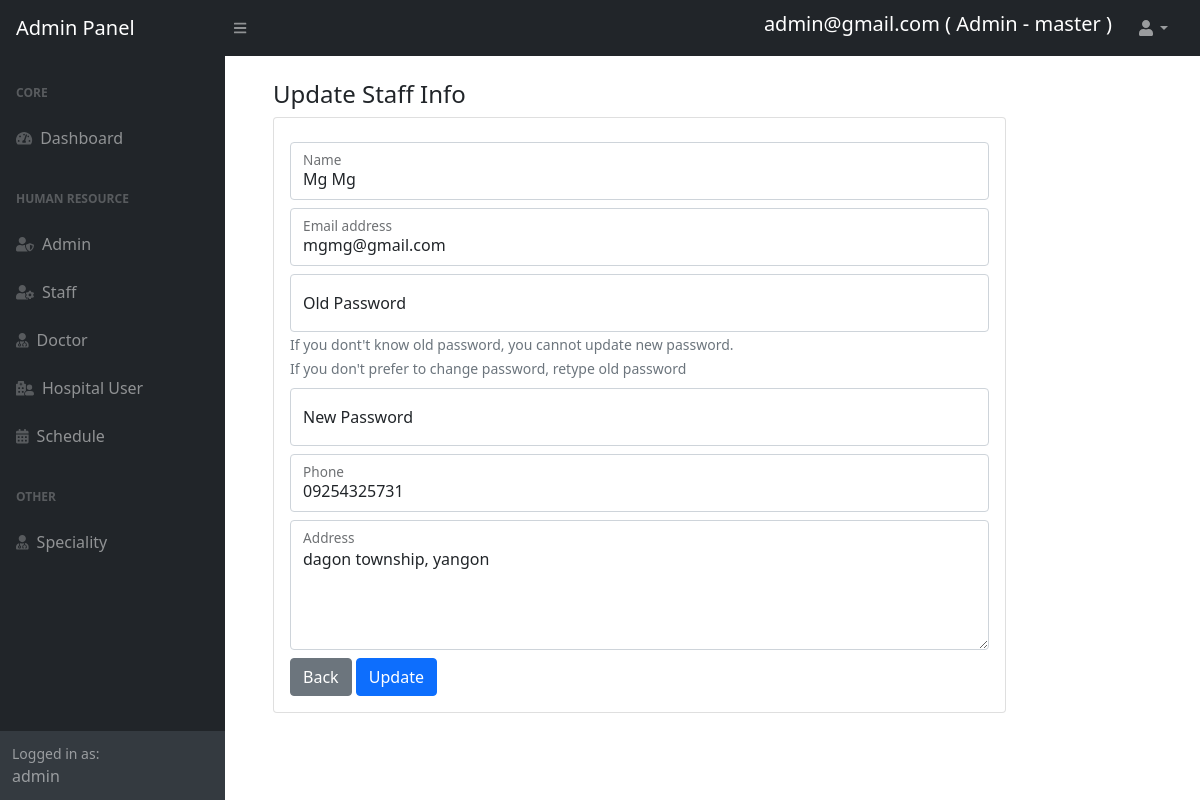
/admin/updatestaff.php?staffIdToUpdate=1 (signed in), run on the app's committed database.
### tables this page shows
CREATE TABLE `staff` (
  `staffId` int NOT NULL,
  `staffName` varchar(30) NOT NULL,
  `staffEmail` varchar(50) NOT NULL,
  `staffPassword` text NOT NULL,
  `staffPhone` varchar(15) DEFAULT NULL,
  `staffAddress` text,
  `reqStatus` tinyint(1) DEFAULT NULL
);

### admin/updatestaff.php (the view, shortened to what this page needs)
<?php
include("header.php");
include("../connect.php");
if (isset($_REQUEST['staffIdToUpdate'])) {
    $staffIdToUpdate = $_REQUEST['staffIdToUpdate'];
    $selectstaff = "SELECT * from staff where staffId=$staffIdToUpdate";
    $runselectstaff = $connection->query($selectstaff);
    $dataofstaff = $runselectstaff->fetch_array(MYSQLI_ASSOC);
    $name = $dataofstaff['staffName'];
    $email = $dataofstaff['staffEmail'];
    $phone = $dataofstaff['staffPhone'];
    $address = $dataofstaff['staffAddress'];
} else {
    echo "<script>alert('Invalid Staff ID')</script>";
    echo "<script>location='stafflist.php'</script>";
}
?>
<div id="layoutSidenav_content">
    <main>
        <div class="container-fluid px-5">
            <h4 class="mt-4">Update Staff Info</h4>
            <div class="card mb-4 col-sm-10">
                <div class="card-body">
                    <form method="post" class="mt-2" enctype="multipart/form-data">
                        <div class="form-floating mb-2">
                            <input class="form-control" id="inputName" type="text" name="tfStaffName" value="<?php echo $name; ?>" placeholder="Name" autocomplete="off" required />
                            <label for="inputName">Name</label>
                        </div>
                        <div class="form-floating mb-2">
                            <input class="form-control" id="inputEmail" type="email" name="tfStaffEmail" value="<?php echo $email; ?>" placeholder="Email" autocomplete="off" required />
                            <label for="inputEmail">Email address</label>
                        </div>
                        <div class="form-floating mb-2">
                            <input class="form-control" id="inputPassword" type="password" name="tfStaffPass" placeholder="Password" required />
                            <label for="inputPassword">Old Password</label>
                            <span class="form-text">If you dont't know old password, you cannot update new password.<br>If you don't prefer to change password, retype old password</span>
                        </div>
                        <div class="form-floating mb-2">
                            <input class="form-control" id="inputPassword" type="password" name="tfStaffCPass" placeholder="Confirm Password" required />
                            <label for="inputPassword">New Password</label>
                        </div>
                        <div class="form-floating mb-2">
                            <input class="form-control" id="inputPhone" type="number" name="tfStaffPhone" value="<?php echo $phone; ?>" placeholder="Phone" autocomplete="off" required />
                            <label for="inputPhone">Phone</label>
                        </div>
                        <div class="form-floating mb-2">
                            <textarea class="form-control" placeholder="Address" id="inputAddress" name="tfStaffAddress" style="height: 130px"><?php echo $address; ?></textarea>
                            <label for="inputAddress">Address</label>
                        </div>
                        <div class="form-group">
                            <a href="stafflist.php" class="btn btn-secondary">Back</a>
                            <button type="submit" name="btnUpdate" class="btn btn-primary">Update</button>
                        </div>
                    </form>
                </div>
            </div>
        </div>
    </main>
</div>
<?php
include("footer.php");
?>

### admin/header.php (shortened to what this page needs)
<?php
include('../connect.php');
if (isset($_SESSION['loginid'])) {
    $loginid = $_SESSION['loginid'];
    $logintype = $_SESSION['logintype'];
    if ($logintype == "admin") {
        $selectadmin = "SELECT * from admin where adminId=$loginid";
        $runselectadmin = $connection->query($selectadmin);
        $dataofadmin = $runselectadmin->fetch_array();
        $adminemail = $dataofadmin['adminEmail'];
        $admintype = $dataofadmin['adminType'];
    } else if ($logintype == "staff") {
        $selectstaff = "SELECT * from staff where staffId=$loginid";
        $runselectstaff = $connection->query($selectstaff);
        $dataofstaff = $runselectstaff->fetch_array();
        $staffemail = $dataofstaff['staffEmail'];
    } else if ($logintype == "doctor") {
        $selectdoctor = "SELECT * from doctor where doctorId=$loginid";
        $runselectdoctor = $connection->query($selectdoctor);
        $dataofdoctor = $runselectdoctor->fetch_array();
        $doctoremail = $dataofdoctor['doctorEmail'];
    } else {
    }
} else {
    echo "<script>alert('Access denied')</script>";
    echo "<script>location='index.php'</script>";
}
?>
<!DOCTYPE html>
<html lang="en">
<head>
    <link href="https://cdn.jsdelivr.net/npm/simple-datatables@latest/dist/style.css" rel="stylesheet" />
    <link href="css/styles.css" rel="stylesheet" />
</head>
<body class="sb-nav-fixed">
    <nav class="sb-topnav navbar navbar-expand navbar-dark bg-dark">
        <a class="navbar-brand ps-3" href="index.php">Admin Panel</a>
        <button class="btn btn-link btn-sm order-1 order-lg-0 me-4 me-lg-0" id="sidebarToggle" href="#!"><i class="fas fa-bars"></i></button>
        <form class="d-none d-md-inline-block form-inline ms-auto me-0 me-md-3 my-2 my-md-0">
            <div class="input-group">
                <h5 style="color:white;">
                    <?php
                    if ($logintype == "admin") {
                        if ($admintype == "master") {
                            echo "$adminemail ( Admin - master )";
                        } else {
                            echo "$adminemail ( Admin )";
                        }
                    } else if ($logintype == "staff") {
                        echo "$staffemail (Staff)";
                    } else if ($logintype == "doctor") {
                        echo "$doctoremail (Doctor)";
                    } else {
                    }
                    ?>
                </h5>
            </div>
        </form>
        <ul class="navbar-nav ms-auto ms-md-0 me-3 me-lg-4">
            <li class="nav-item dropdown">
                <a class="nav-link dropdown-toggle" id="navbarDropdown" href="#" role="button" data-bs-toggle="dropdown" aria-expanded="false"><i class="fas fa-user fa-fw"></i></a>
            </li>
        </ul>
    </nav>
    <div id="layoutSidenav">
        <div id="layoutSidenav_nav">
            <nav class="sb-sidenav accordion sb-sidenav-dark" id="sidenavAccordion">
                <div class="sb-sidenav-menu">
                    <div class="nav">
                        <div class="sb-sidenav-menu-heading">Core</div>
                        <a class="nav-link" href="home.php">
                            <div class="sb-nav-link-icon"><i class="fas fa-tachometer-alt"></i></div>
                            Dashboard
                        </a>
                        <div class="sb-sidenav-menu-heading">Human Resource</div>
                        <?php
                        if ($logintype == "admin") {
                            if ($admintype == "master") {
                                echo "
                                <a class='nav-link' href='adminlist.php'>
                                <div class='sb-nav-link-icon'><i class='fas fa-user-shield'></i></div>
                                Admin
                                </a>
                                ";
                            }
                            echo "
                            <a class='nav-link' href='stafflist.php'>
                                <div class='sb-nav-link-icon'><i class='fas fa-user-cog'></i></div>
                                Staff
                            </a>
                            <a class='nav-link' href='doctorlist.php'>
                                <div class='sb-nav-link-icon'><i class='fas fa-user-md'></i></div>
                                Doctor
                            </a>
                            ";
                        }
                        ?>
                        <a class="nav-link" href="userlist.php">
                            <div class="sb-nav-link-icon"><i class="fas fa-hospital-user"></i></div>
                            Hospital User
                        </a>
                        <a class="nav-link" href="schedule.php">
                            <div class="sb-nav-link-icon"><i class="fas fa-calendar-alt"></i></div>
                            Schedule
                        </a>
                        <?php
                        if ($logintype == "admin") {
                            echo "
                            <div class='sb-sidenav-menu-heading'>Other</div>
                            <a class='nav-link' href='speciality.php'>
                                <div class='sb-nav-link-icon'><i class='fas fa-user-md'></i></div>
                                Speciality
                            </a>
                            ";
                        }
                        ?>
                    </div>
                </div>
                <div class="sb-sidenav-footer">
                    <div class="small">Logged in as:</div>
                    <?php echo "$logintype"; ?>
                </div>
            </nav>
        </div>

### data on the page
staff: tfStaffName "Mg Mg", tfStaffEmail "mgmg@gmail.com", tfStaffPhone "09254325731", tfStaffAddress "dagon township, yangon"

### other printed values
$adminemail "admin@gmail.com"
$logintype "admin"
